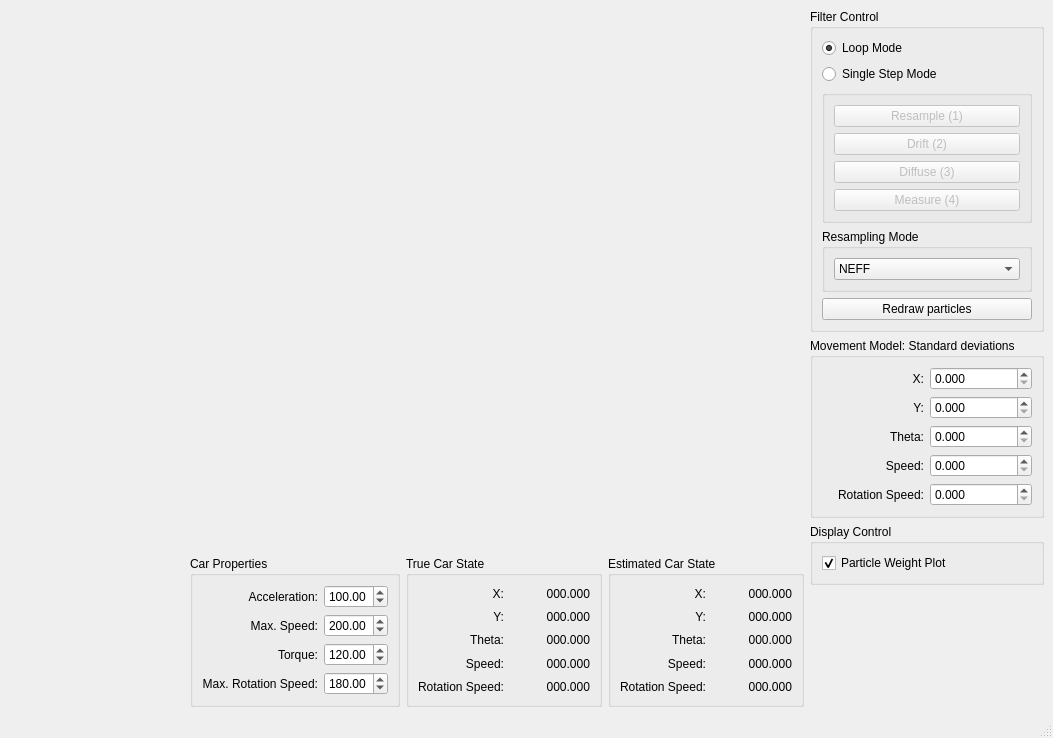
<?xml version="1.0" encoding="UTF-8"?>
<ui version="4.0">
 <class>MainWindowForm</class>
 <widget class="QMainWindow" name="MainWindowForm">
  <property name="geometry">
   <rect>
    <x>0</x>
    <y>0</y>
    <width>1053</width>
    <height>738</height>
   </rect>
  </property>
  <property name="windowTitle">
   <string>Particle Filter Example</string>
  </property>
  <widget class="QWidget" name="centralwidget">
   <layout class="QHBoxLayout" name="horizontalLayout_2">
    <item>
     <layout class="QVBoxLayout" name="verticalLayout_4">
      <item>
       <widget class="RenderWidget" name="m_RenderWidget" native="true">
        <property name="sizePolicy">
         <sizepolicy hsizetype="Expanding" vsizetype="Expanding">
          <horstretch>0</horstretch>
          <verstretch>0</verstretch>
         </sizepolicy>
        </property>
       </widget>
      </item>
      <item>
       <layout class="QHBoxLayout" name="horizontalLayout">
        <item>
         <spacer name="horizontalSpacer">
          <property name="orientation">
           <enum>Qt::Horizontal</enum>
          </property>
          <property name="sizeHint" stdset="0">
           <size>
            <width>40</width>
            <height>20</height>
           </size>
          </property>
         </spacer>
        </item>
        <item>
         <widget class="QGroupBox" name="groupBox_7">
          <property name="title">
           <string>Car Properties</string>
          </property>
          <layout class="QGridLayout" name="gridLayout_2">
           <item row="0" column="0">
            <widget class="QLabel" name="label_16">
             <property name="text">
              <string>Acceleration:</string>
             </property>
             <property name="alignment">
              <set>Qt::AlignRight|Qt::AlignTrailing|Qt::AlignVCenter</set>
             </property>
            </widget>
           </item>
           <item row="0" column="1">
            <widget class="QDoubleSpinBox" name="m_AccelerationSpinBox">
             <property name="maximum">
              <double>999.990000000000009</double>
             </property>
             <property name="value">
              <double>100.000000000000000</double>
             </property>
            </widget>
           </item>
           <item row="1" column="0">
            <widget class="QLabel" name="label_17">
             <property name="text">
              <string>Max. Speed:</string>
             </property>
             <property name="alignment">
              <set>Qt::AlignRight|Qt::AlignTrailing|Qt::AlignVCenter</set>
             </property>
            </widget>
           </item>
           <item row="1" column="1">
            <widget class="QDoubleSpinBox" name="m_MaxSpeedSpinBox">
             <property name="maximum">
              <double>999.990000000000009</double>
             </property>
             <property name="value">
              <double>200.000000000000000</double>
             </property>
            </widget>
           </item>
           <item row="2" column="0">
            <widget class="QLabel" name="label_18">
             <property name="text">
              <string>Torque:</string>
             </property>
             <property name="alignment">
              <set>Qt::AlignRight|Qt::AlignTrailing|Qt::AlignVCenter</set>
             </property>
            </widget>
           </item>
           <item row="2" column="1">
            <widget class="QDoubleSpinBox" name="m_TorqueSpinBox">
             <property name="maximum">
              <double>999.990000000000009</double>
             </property>
             <property name="value">
              <double>120.000000000000000</double>
             </property>
            </widget>
           </item>
           <item row="3" column="0">
            <widget class="QLabel" name="label_19">
             <property name="text">
              <string>Max. Rotation Speed:</string>
             </property>
             <property name="alignment">
              <set>Qt::AlignRight|Qt::AlignTrailing|Qt::AlignVCenter</set>
             </property>
            </widget>
           </item>
           <item row="3" column="1">
            <widget class="QDoubleSpinBox" name="m_MaxRotationSpeedSpinBox">
             <property name="maximum">
              <double>999.990000000000009</double>
             </property>
             <property name="value">
              <double>180.000000000000000</double>
             </property>
            </widget>
           </item>
          </layout>
         </widget>
        </item>
        <item>
         <widget class="QGroupBox" name="groupBox_3">
          <property name="title">
           <string>True Car State</string>
          </property>
          <layout class="QGridLayout" name="gridLayout">
           <item row="0" column="0">
            <widget class="QLabel" name="label_6">
             <property name="text">
              <string>X:</string>
             </property>
             <property name="alignment">
              <set>Qt::AlignRight|Qt::AlignTrailing|Qt::AlignVCenter</set>
             </property>
            </widget>
           </item>
           <item row="0" column="1">
            <widget class="QLabel" name="m_TrueXLabel">
             <property name="minimumSize">
              <size>
               <width>80</width>
               <height>0</height>
              </size>
             </property>
             <property name="text">
              <string>000.000</string>
             </property>
             <property name="alignment">
              <set>Qt::AlignRight|Qt::AlignTrailing|Qt::AlignVCenter</set>
             </property>
            </widget>
           </item>
           <item row="1" column="0">
            <widget class="QLabel" name="label_7">
             <property name="text">
              <string>Y:</string>
             </property>
             <property name="alignment">
              <set>Qt::AlignRight|Qt::AlignTrailing|Qt::AlignVCenter</set>
             </property>
            </widget>
           </item>
           <item row="1" column="1">
            <widget class="QLabel" name="m_TrueYLabel">
             <property name="minimumSize">
              <size>
               <width>80</width>
               <height>0</height>
              </size>
             </property>
             <property name="text">
              <string>000.000</string>
             </property>
             <property name="alignment">
              <set>Qt::AlignRight|Qt::AlignTrailing|Qt::AlignVCenter</set>
             </property>
            </widget>
           </item>
           <item row="2" column="0">
            <widget class="QLabel" name="label_8">
             <property name="text">
              <string>Theta:</string>
             </property>
             <property name="alignment">
              <set>Qt::AlignRight|Qt::AlignTrailing|Qt::AlignVCenter</set>
             </property>
            </widget>
           </item>
           <item row="2" column="1">
            <widget class="QLabel" name="m_TrueThetaLabel">
             <property name="minimumSize">
              <size>
               <width>80</width>
               <height>0</height>
              </size>
             </property>
             <property name="text">
              <string>000.000</string>
             </property>
             <property name="alignment">
              <set>Qt::AlignRight|Qt::AlignTrailing|Qt::AlignVCenter</set>
             </property>
            </widget>
           </item>
           <item row="3" column="0">
            <widget class="QLabel" name="label_9">
             <property name="text">
              <string>Speed:</string>
             </property>
             <property name="alignment">
              <set>Qt::AlignRight|Qt::AlignTrailing|Qt::AlignVCenter</set>
             </property>
            </widget>
           </item>
           <item row="3" column="1">
            <widget class="QLabel" name="m_TrueSpeedLabel">
             <property name="minimumSize">
              <size>
               <width>80</width>
               <height>0</height>
              </size>
             </property>
             <property name="text">
              <string>000.000</string>
             </property>
             <property name="alignment">
              <set>Qt::AlignRight|Qt::AlignTrailing|Qt::AlignVCenter</set>
             </property>
            </widget>
           </item>
           <item row="4" column="0">
            <widget class="QLabel" name="label_10">
             <property name="text">
              <string>Rotation Speed:</string>
             </property>
             <property name="alignment">
              <set>Qt::AlignRight|Qt::AlignTrailing|Qt::AlignVCenter</set>
             </property>
            </widget>
           </item>
           <item row="4" column="1">
            <widget class="QLabel" name="m_TrueRotationSpeedLabel">
             <property name="minimumSize">
              <size>
               <width>80</width>
               <height>0</height>
              </size>
             </property>
             <property name="text">
              <string>000.000</string>
             </property>
             <property name="alignment">
              <set>Qt::AlignRight|Qt::AlignTrailing|Qt::AlignVCenter</set>
             </property>
            </widget>
           </item>
          </layout>
         </widget>
        </item>
        <item>
         <widget class="QGroupBox" name="groupBox_5">
          <property name="title">
           <string>Estimated Car State</string>
          </property>
          <layout class="QGridLayout" name="gridLayout_3">
           <item row="0" column="0">
            <widget class="QLabel" name="label_12">
             <property name="text">
              <string>X:</string>
             </property>
             <property name="alignment">
              <set>Qt::AlignRight|Qt::AlignTrailing|Qt::AlignVCenter</set>
             </property>
            </widget>
           </item>
           <item row="0" column="1">
            <widget class="QLabel" name="m_EstimatedXLabel">
             <property name="minimumSize">
              <size>
               <width>80</width>
               <height>0</height>
              </size>
             </property>
             <property name="text">
              <string>000.000</string>
             </property>
             <property name="alignment">
              <set>Qt::AlignRight|Qt::AlignTrailing|Qt::AlignVCenter</set>
             </property>
            </widget>
           </item>
           <item row="1" column="0">
            <widget class="QLabel" name="label_13">
             <property name="text">
              <string>Y:</string>
             </property>
             <property name="alignment">
              <set>Qt::AlignRight|Qt::AlignTrailing|Qt::AlignVCenter</set>
             </property>
            </widget>
           </item>
           <item row="1" column="1">
            <widget class="QLabel" name="m_EstimatedYLabel">
             <property name="minimumSize">
              <size>
               <width>80</width>
               <height>0</height>
              </size>
             </property>
             <property name="text">
              <string>000.000</string>
             </property>
             <property name="alignment">
              <set>Qt::AlignRight|Qt::AlignTrailing|Qt::AlignVCenter</set>
             </property>
            </widget>
           </item>
           <item row="2" column="0">
            <widget class="QLabel" name="label_15">
             <property name="text">
              <string>Theta:</string>
             </property>
             <property name="alignment">
              <set>Qt::AlignRight|Qt::AlignTrailing|Qt::AlignVCenter</set>
             </property>
            </widget>
           </item>
           <item row="2" column="1">
            <widget class="QLabel" name="m_EstimatedThetaLabel">
             <property name="minimumSize">
              <size>
               <width>80</width>
               <height>0</height>
              </size>
             </property>
             <property name="text">
              <string>000.000</string>
             </property>
             <property name="alignment">
              <set>Qt::AlignRight|Qt::AlignTrailing|Qt::AlignVCenter</set>
             </property>
            </widget>
           </item>
           <item row="3" column="0">
            <widget class="QLabel" name="label_11">
             <property name="text">
              <string>Speed:</string>
             </property>
             <property name="alignment">
              <set>Qt::AlignRight|Qt::AlignTrailing|Qt::AlignVCenter</set>
             </property>
            </widget>
           </item>
           <item row="3" column="1">
            <widget class="QLabel" name="m_EstimatedSpeedLabel">
             <property name="minimumSize">
              <size>
               <width>80</width>
               <height>0</height>
              </size>
             </property>
             <property name="text">
              <string>000.000</string>
             </property>
             <property name="alignment">
              <set>Qt::AlignRight|Qt::AlignTrailing|Qt::AlignVCenter</set>
             </property>
            </widget>
           </item>
           <item row="4" column="0">
            <widget class="QLabel" name="label_14">
             <property name="text">
              <string>Rotation Speed:</string>
             </property>
             <property name="alignment">
              <set>Qt::AlignRight|Qt::AlignTrailing|Qt::AlignVCenter</set>
             </property>
            </widget>
           </item>
           <item row="4" column="1">
            <widget class="QLabel" name="m_EstimatedRotationSpeedLabel">
             <property name="minimumSize">
              <size>
               <width>80</width>
               <height>0</height>
              </size>
             </property>
             <property name="text">
              <string>000.000</string>
             </property>
             <property name="alignment">
              <set>Qt::AlignRight|Qt::AlignTrailing|Qt::AlignVCenter</set>
             </property>
            </widget>
           </item>
          </layout>
         </widget>
        </item>
       </layout>
      </item>
     </layout>
    </item>
    <item>
     <layout class="QVBoxLayout" name="verticalLayout">
      <item>
       <widget class="QGroupBox" name="groupBox">
        <property name="title">
         <string>Filter Control</string>
        </property>
        <layout class="QVBoxLayout" name="verticalLayout_5">
         <item>
          <widget class="QRadioButton" name="m_LoopModeRadioButton">
           <property name="text">
            <string>Loop Mode</string>
           </property>
           <property name="checked">
            <bool>true</bool>
           </property>
          </widget>
         </item>
         <item>
          <widget class="QRadioButton" name="m_SingleStepModeRadioButton">
           <property name="text">
            <string>Single Step Mode</string>
           </property>
          </widget>
         </item>
         <item>
          <widget class="QGroupBox" name="m_SingleStepModeGroupBox">
           <property name="enabled">
            <bool>false</bool>
           </property>
           <property name="checked">
            <bool>false</bool>
           </property>
           <layout class="QVBoxLayout" name="verticalLayout_2">
            <item>
             <widget class="QPushButton" name="m_ResampleButton">
              <property name="text">
               <string>Resample (1)</string>
              </property>
             </widget>
            </item>
            <item>
             <widget class="QPushButton" name="m_DriftButton">
              <property name="text">
               <string>Drift (2)</string>
              </property>
             </widget>
            </item>
            <item>
             <widget class="QPushButton" name="m_DiffuseButton">
              <property name="text">
               <string>Diffuse (3)</string>
              </property>
             </widget>
            </item>
            <item>
             <widget class="QPushButton" name="m_MeasureButton">
              <property name="text">
               <string>Measure (4)</string>
              </property>
             </widget>
            </item>
           </layout>
          </widget>
         </item>
         <item>
          <widget class="QGroupBox" name="groupBox_4">
           <property name="title">
            <string>Resampling Mode</string>
           </property>
           <layout class="QVBoxLayout" name="verticalLayout_3">
            <item>
             <widget class="QComboBox" name="m_ResamplingModeComboBox">
              <item>
               <property name="text">
                <string>NEFF</string>
               </property>
              </item>
              <item>
               <property name="text">
                <string>Always</string>
               </property>
              </item>
              <item>
               <property name="text">
                <string>Never</string>
               </property>
              </item>
             </widget>
            </item>
           </layout>
          </widget>
         </item>
         <item>
          <widget class="QPushButton" name="m_RedrawParticlesButton">
           <property name="toolTip">
            <string>Redraws the particles from a random distribution</string>
           </property>
           <property name="text">
            <string>Redraw particles</string>
           </property>
          </widget>
         </item>
        </layout>
       </widget>
      </item>
      <item>
       <widget class="QGroupBox" name="groupBox_2">
        <property name="title">
         <string>Movement Model: Standard deviations</string>
        </property>
        <layout class="QGridLayout" name="gridLayout_4">
         <item row="0" column="0">
          <widget class="QLabel" name="label">
           <property name="text">
            <string>X:</string>
           </property>
           <property name="alignment">
            <set>Qt::AlignRight|Qt::AlignTrailing|Qt::AlignVCenter</set>
           </property>
          </widget>
         </item>
         <item row="0" column="1">
          <widget class="QDoubleSpinBox" name="m_XSpinBox">
           <property name="decimals">
            <number>3</number>
           </property>
           <property name="maximum">
            <double>100000.000000000000000</double>
           </property>
           <property name="singleStep">
            <double>10.000000000000000</double>
           </property>
          </widget>
         </item>
         <item row="1" column="0">
          <widget class="QLabel" name="label_2">
           <property name="text">
            <string>Y:</string>
           </property>
           <property name="alignment">
            <set>Qt::AlignRight|Qt::AlignTrailing|Qt::AlignVCenter</set>
           </property>
          </widget>
         </item>
         <item row="1" column="1">
          <widget class="QDoubleSpinBox" name="m_YSpinBox">
           <property name="decimals">
            <number>3</number>
           </property>
           <property name="maximum">
            <double>100000.000000000000000</double>
           </property>
           <property name="singleStep">
            <double>10.000000000000000</double>
           </property>
          </widget>
         </item>
         <item row="2" column="0">
          <widget class="QLabel" name="label_3">
           <property name="text">
            <string>Theta:</string>
           </property>
           <property name="alignment">
            <set>Qt::AlignRight|Qt::AlignTrailing|Qt::AlignVCenter</set>
           </property>
          </widget>
         </item>
         <item row="2" column="1">
          <widget class="QDoubleSpinBox" name="m_ThetaSpinBox">
           <property name="decimals">
            <number>3</number>
           </property>
           <property name="maximum">
            <double>100000.000000000000000</double>
           </property>
           <property name="singleStep">
            <double>10.000000000000000</double>
           </property>
          </widget>
         </item>
         <item row="3" column="0">
          <widget class="QLabel" name="label_4">
           <property name="text">
            <string>Speed:</string>
           </property>
           <property name="alignment">
            <set>Qt::AlignRight|Qt::AlignTrailing|Qt::AlignVCenter</set>
           </property>
          </widget>
         </item>
         <item row="3" column="1">
          <widget class="QDoubleSpinBox" name="m_SpeedSpinBox">
           <property name="decimals">
            <number>3</number>
           </property>
           <property name="maximum">
            <double>100000.000000000000000</double>
           </property>
           <property name="singleStep">
            <double>10.000000000000000</double>
           </property>
          </widget>
         </item>
         <item row="4" column="0">
          <widget class="QLabel" name="label_5">
           <property name="text">
            <string>Rotation Speed:</string>
           </property>
           <property name="alignment">
            <set>Qt::AlignRight|Qt::AlignTrailing|Qt::AlignVCenter</set>
           </property>
          </widget>
         </item>
         <item row="4" column="1">
          <widget class="QDoubleSpinBox" name="m_RotationSpeedSpinBox">
           <property name="decimals">
            <number>3</number>
           </property>
           <property name="maximum">
            <double>100000.000000000000000</double>
           </property>
           <property name="singleStep">
            <double>10.000000000000000</double>
           </property>
          </widget>
         </item>
        </layout>
       </widget>
      </item>
      <item>
       <widget class="QGroupBox" name="groupBox_6">
        <property name="title">
         <string>Display Control</string>
        </property>
        <layout class="QVBoxLayout" name="verticalLayout_6">
         <item>
          <widget class="QCheckBox" name="m_ParticleWeightPlotCheckBox">
           <property name="text">
            <string>Particle Weight Plot</string>
           </property>
           <property name="checked">
            <bool>true</bool>
           </property>
          </widget>
         </item>
        </layout>
       </widget>
      </item>
      <item>
       <spacer name="verticalSpacer_2">
        <property name="orientation">
         <enum>Qt::Vertical</enum>
        </property>
        <property name="sizeHint" stdset="0">
         <size>
          <width>20</width>
          <height>18</height>
         </size>
        </property>
       </spacer>
      </item>
     </layout>
    </item>
   </layout>
  </widget>
  <widget class="QMenuBar" name="menubar">
   <property name="geometry">
    <rect>
     <x>0</x>
     <y>0</y>
     <width>1053</width>
     <height>22</height>
    </rect>
   </property>
  </widget>
  <widget class="QStatusBar" name="statusbar"/>
 </widget>
 <customwidgets>
  <customwidget>
   <class>RenderWidget</class>
   <extends>QWidget</extends>
   <header>RenderWidget.h</header>
   <container>1</container>
  </customwidget>
 </customwidgets>
 <resources/>
 <connections/>
</ui>
